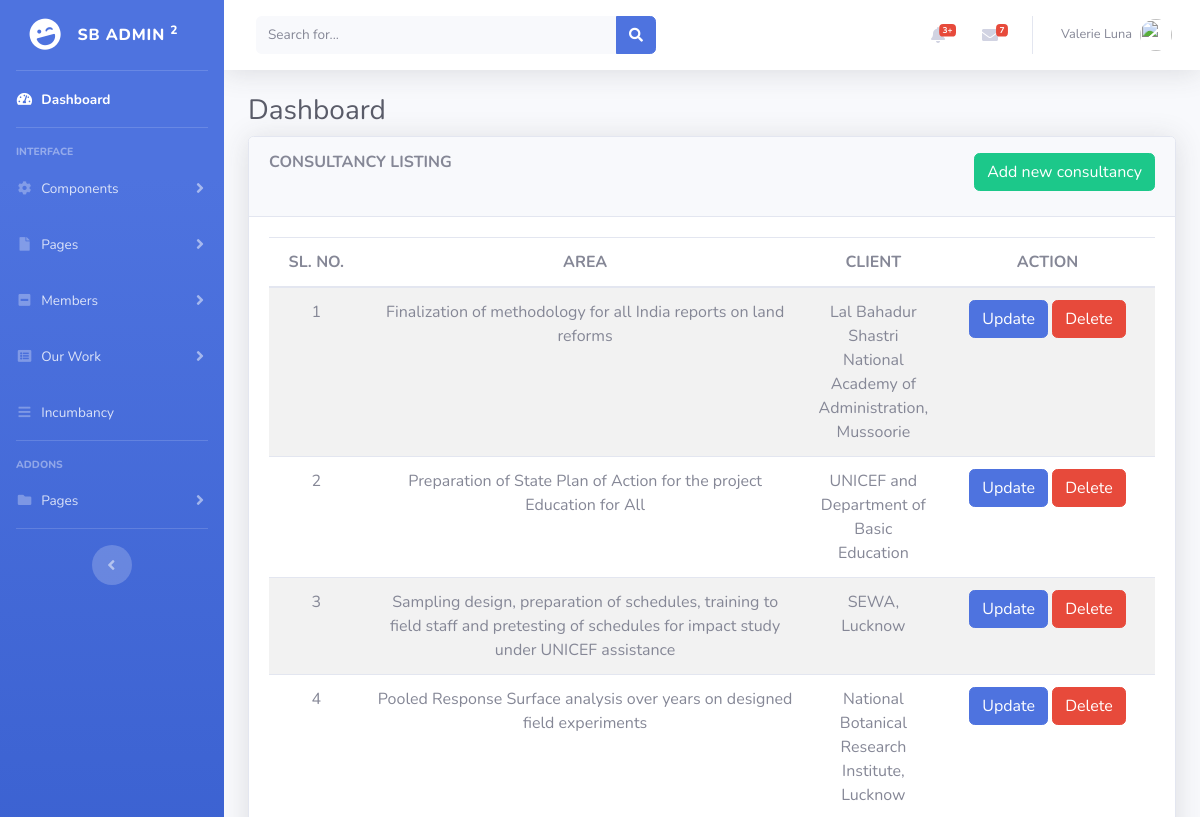
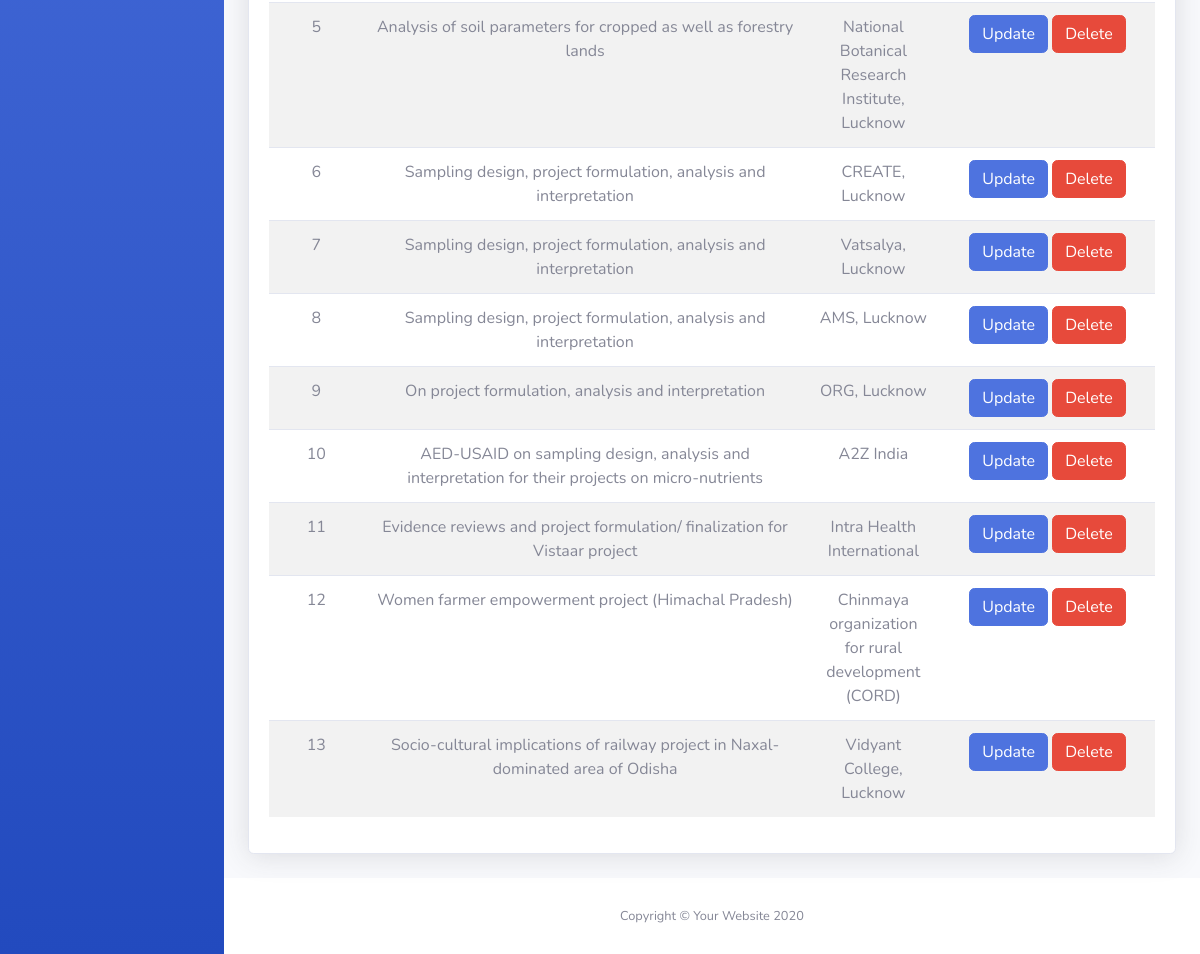
/admin/consultancy.php (signed in), run on the app's committed database (2 pictures, top to bottom).
### tables this page shows
CREATE TABLE `consultancy` (
  `id` int(11) NOT NULL,
  `c_area` text NOT NULL,
  `c_client` text NOT NULL
);

### admin/consultancy.php (the view, shortened to what this page needs)
<?php
include './connection.php';
?>
<!DOCTYPE html>
<html lang="en">
    <?php include './headtag.php'; ?>
    <body id="page-top">
        <div id="wrapper">
            <?php
            include './leftsidebar.php';
            ?>
            <div id="content-wrapper" class="d-flex flex-column">
                <div id="content">
                    <?php
                    include './topbar.php';
                    ?>
                    <div class="container-fluid">
                        <h1 class="h3 mb-2 text-gray-800">Dashboard</h1>
                        <div class="card shadow mb-4">
                            <form action="" method="post">
                                <div class="card-header py-3" style="height:80px;">
                                    <div class="form-row">
                                        <br>
                                        <div class="col"><h6 class="font-weight-bold">CONSULTANCY LISTING</h6></div>
                                        <div class="col"><p align="right">
                                                <input type="button" class="btn btn-success" name="newCons" value="Add new consultancy" data-toggle="modal" data-target="#addNewCons">
                                            </p></div>
                                    </div></div>
                                <div class="card-body">
                                    <?php
                                    $query = "SELECT * FROM `consultancy`";
                                    $execute = mysqli_query($conn, $query);
                                    $num = mysqli_num_rows($execute);
                                    ?>
                                    <div class="table-responsive">
                                        <table class="table table-striped text-center" id="dataTable" width="100%" cellspacing="0">
                                            <thead>
                                                <tr>
                                                    <th>SL. NO.</th>
                                                    <th>AREA</th>
                                                    <th>CLIENT</th>
                                                    <th>ACTION</th>
                                                </tr>
                                            </thead>
                                            <tbody>
                                                <?php
                                                for ($i = 0; $i < $num; $i++) {
                                                    $row = mysqli_fetch_array($execute);
                                                    ?>
                                                    <tr>
                                                        <td><?php echo $i + 1 ?></td>
                                                        <td style="width: 50%;"><?php echo $row['c_area'] ?></td>
                                                        <td style="width: 15%;"><?php echo $row['c_client'] ?>
                                                        <td><a id="upid" href="#" class="btn btn-primary">Update</a> <a class="btn btn-danger" href="deleteConsultancy?id=<?php echo $row['id'];?>" >Delete</a></td>
                                                    </tr>
                                                    <?php
                                                }
                                                ?>
                                            </tbody>
                                        </table>
                                    </div>
                                </div>
                            </form>
                        </div>
                    </div>
                </div>
                <footer class="sticky-footer bg-white">
                    <div class="container my-auto">
                        <div class="copyright text-center my-auto">
                            <span>Copyright &copy; Your Website 2020</span>
                        </div>
                    </div>
                </footer>
            </div>
        </div>
    </body>
</html>

### data on the page
consultancy: c_area "Finalization of methodology for all India reports on land reforms", c_client "Lal Bahadur Shastri National Academy of Administration, Mussoorie"
consultancy: c_area "Preparation of State Plan of Action for the project Education for All", c_client "UNICEF and Department of Basic Education"
consultancy: c_area "Sampling design, preparation of schedules, training to field staff and pretesting of schedules for impact study under UNICEF assistance", c_client "SEWA, Lucknow"
consultancy: c_area "Pooled Response Surface analysis over years on designed field experiments", c_client "National Botanical Research Institute, Lucknow"
consultancy: c_area "Analysis of soil parameters for cropped as well as forestry lands", c_client "National Botanical Research Institute, Lucknow"
consultancy: c_area "Sampling design, project formulation, analysis and interpretation", c_client "CREATE, Lucknow"
consultancy: c_area "Sampling design, project formulation, analysis and interpretation", c_client "Vatsalya, Lucknow"
consultancy: c_area "Sampling design, project formulation, analysis and interpretation", c_client "AMS, Lucknow"
consultancy: c_area "On project formulation, analysis and interpretation", c_client "ORG, Lucknow"
consultancy: c_area "AED-USAID on sampling design, analysis and interpretation for their projects on micro-nutrients", c_client "A2Z India"
consultancy: c_area "Evidence reviews and project formulation/ finalization for Vistaar project", c_client "Intra Health International"
consultancy: c_area "Women farmer empowerment project (Himachal Pradesh)", c_client "Chinmaya organization for rural development (CORD)"
consultancy: c_area "Socio-cultural implications of railway project in Naxal-dominated area of Odisha", c_client "Vidyant College, Lucknow"
